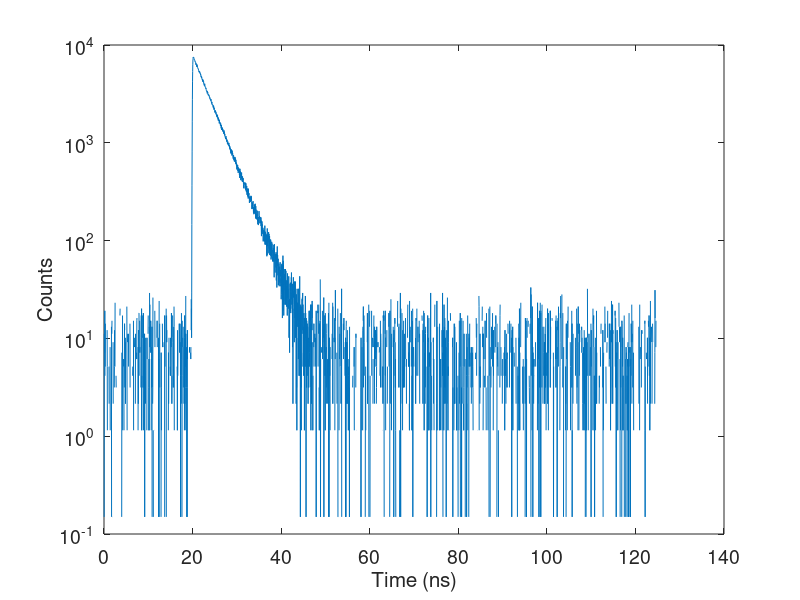

Here is the MATLAB script that generated this plot:
close all
t=[0:0.030517578125:124.99]';
dt=t(2)-t(1);
a1=1;
a2=0;
a3=0;
a4=0;
a5=0;
t1=3.85;
t2=1;
t3=1;
t4=1;
t5=1;
mt=2;
n=500;
maxval=length(t);
fs=15;
irf=exp(-((t-20)/0.1).^2);
irf=irf/sum(irf);
if mt==1
ymod=(a1*exp(-t/t1)/t1+a2*exp(-t/t2)/t2+a3*exp(-t/t3)/t3+a4*exp(-t/t4)/t4+a5*exp(-t/t5)/t5);
end
if mt==2
ymod=(a1*exp(-t/t1)+a2*exp(-t/t2)+a3*exp(-t/t3)+a4*exp(-t/t4)+a5*exp(-t/t5));
end
ycolv=conv( ymod, irf);
ycolv=ycolv(1:maxval);
ycolv=ycolv./sum(ycolv);
ltsresult=zeros(n,1);
for i= 1:n

ynoise=poissrnd(ycolv*1000000+100);
ynoise=ynoise-mean(ynoise(3563:4050));

%ynorm=ycolv./sum(ycolv);
%ynorm=ymod./sum(ymod);
ynorm=ynoise./sum(ynoise);
b=sum(ynorm);


 [M,I] = max(ynorm);
 [IM,II] = max(irf);
 
 y0=ynorm(I:maxval);
% irfarea=irf(II:maxval);
% irfareanorm=irfarea./sum(irfarea);
% dirf=diff(irfareanorm)./diff(t(II:maxval));
% tauirf=-1./sum(dirf);
% 
% y0=fft(ycolv-100)./fft(irf);
% y0=y0*ones(1,size(ycolv,2));
% y1=real(ifft(y0));
% ynorm=y1./sum(y1);
dy=diff(y0)./dt;
tau=-1./sum(dy);
ddy=diff(dy)./dt;
tau1=1/sum(ddy);
% sumtau=zeros(2*I);
% for i=1:2*I
% spoint=i;
% y0=ycolv(spoint:100001)-100;
% ynorm=y0./sum(y0);
% dy=diff(ynorm)./diff(t(spoint:100001));
% tau=-1./sum(dy);
% sumtau(i)=tau-tauirf;
% 
% end
abs_tau=a1*t1+a2*t2+a3*t3+a4*t4+a5*t5;
abs_sum=a1/t1+a2/t2+a3/t3+a4/t4+a5/t5;
abs_tau1=t1*a1/t1/abs_sum+t2*a2/t2/abs_sum+t3*a3/t3/abs_sum+t4*a4/t4/abs_sum+t5*a5/t5/abs_sum;
abs_tau2=t1*t2/(a1*t2+a2*t1);

ltsresult(i,1)=tau;
end
avg=mean(ltsresult)
dev=std(ltsresult)
plot(t,ynoise)
hold on

%plot(t,irf)

set(gca, 'YScale', 'log')
set(gca,'fontsize',fs-1)
ylabel('Counts','Fontsize',fs);
xlabel('Time (ns)','Fontsize',fs);
%axis([0 6000  1 100])